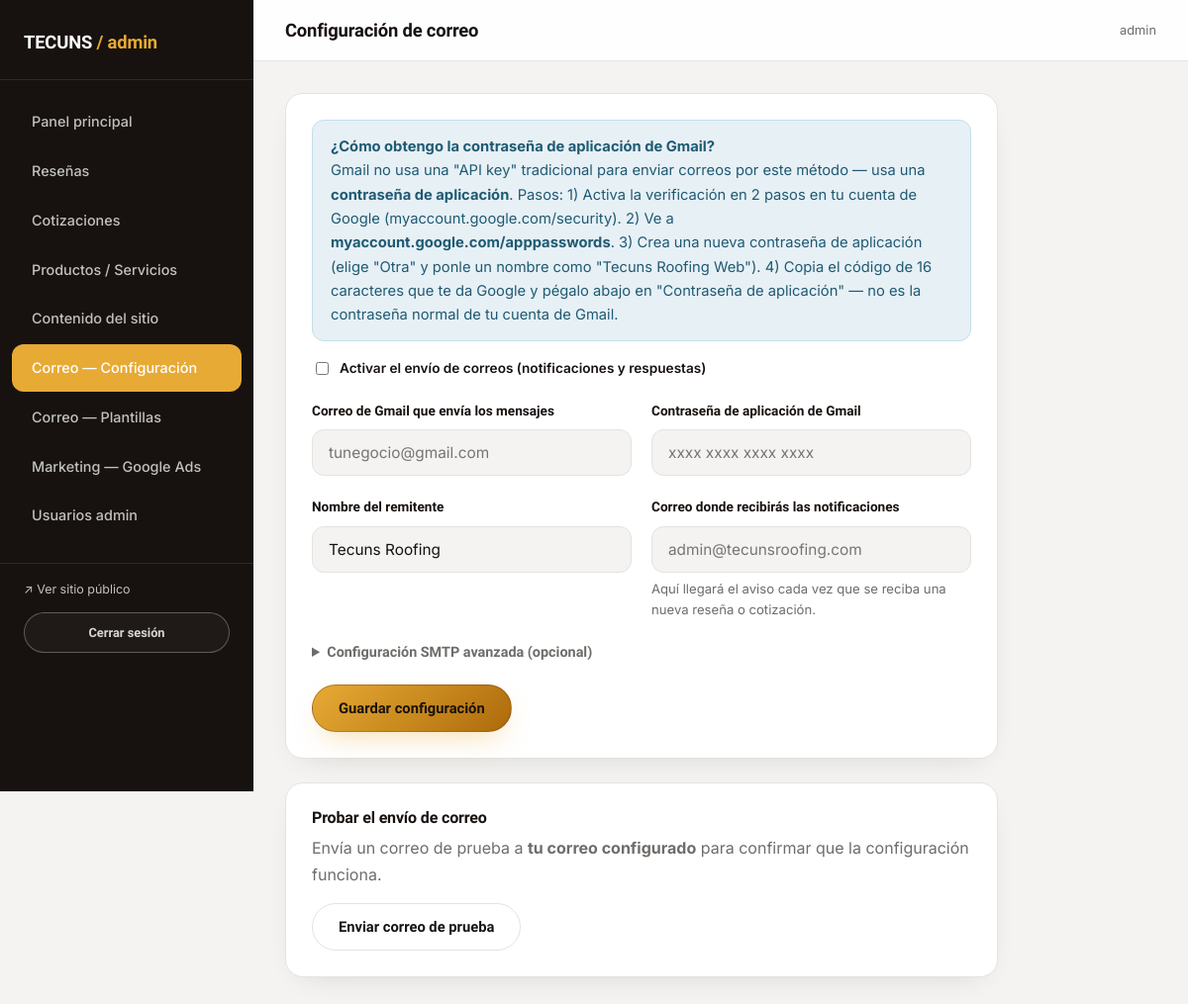
The page /admin/configuracion/correo (signed in) on the database as committed earlier.
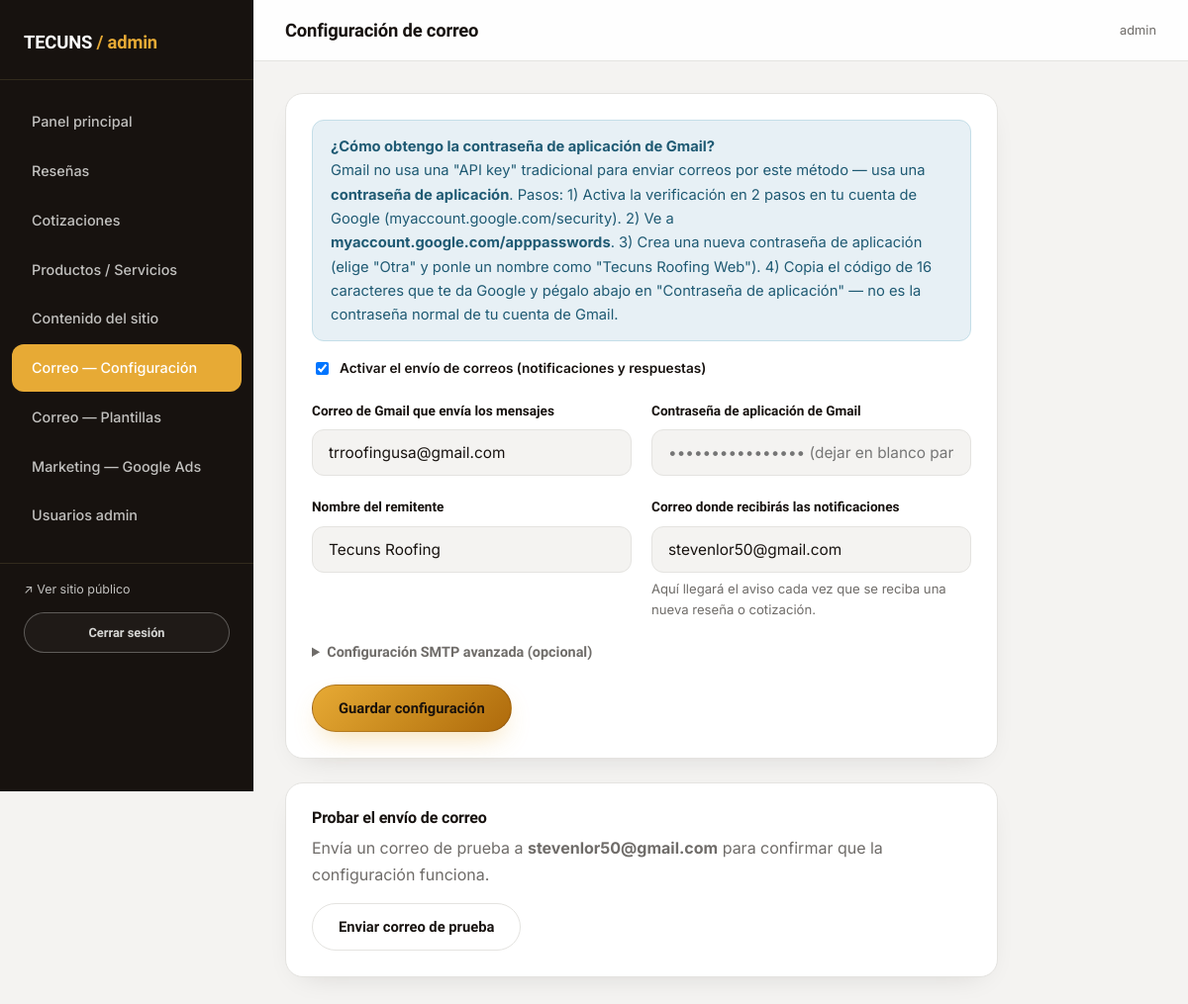
The same page on the database as committed later.
### models.py (models this page shows)
class EmailSettings(db.Model):
    __tablename__ = "email_settings"
    id = db.Column(db.Integer, primary_key=True)
    enabled = db.Column(db.Boolean, default=False)
    smtp_host = db.Column(db.String(120), default="smtp.gmail.com")
    smtp_port = db.Column(db.Integer, default=587)
    smtp_email = db.Column(db.String(150))
    smtp_app_password = db.Column(db.String(255))
    sender_name = db.Column(db.String(150), default="Tecuns Roofing")
    notify_email = db.Column(db.String(150))  # where admin notifications are sent
    updated_at = db.Column(db.DateTime, default=datetime.utcnow, onupdate=datetime.utcnow)

### admin_routes.py (the view, shortened to what this page needs)
@admin_bp.route("/configuracion/correo", methods=["GET", "POST"])
@login_required
def config_correo():
    settings = EmailSettings.query.first()
    if not settings:
        settings = EmailSettings(smtp_host="smtp.gmail.com", smtp_port=587)
        db.session.add(settings)
        db.session.commit()
    return render_template("admin/config_correo.html", settings=settings)

### translations.py (called while the page is built)
def set_language():
    lang = request.cookies.get("lang")
    if lang not in SUPPORTED:
        lang = detect_lang()
    g.lang = lang

def detect_lang():
    accept = request.headers.get("Accept-Language", "")
    primary = accept.split(",")[0].strip().lower()
    code = primary.split(";")[0].split("-")[0].strip()
    return EN if code == EN else DEFAULT

def localize(obj, fields):
    lang = getattr(g, "lang", DEFAULT)
    if lang == DEFAULT or not obj:
        return obj
    texts = [getattr(obj, f) for f in fields
             if getattr(obj, f, None) and isinstance(getattr(obj, f), str)]
    mapping = translate_mapping(texts, lang)
    return Localized(obj, fields, mapping)

def localize_service(service):
    return localize(service, list(SERVICE_FIELDS))

### templates/admin/config_correo.html (shortened to what this page needs)
{% extends "admin/base_admin.html" %}
{% block page_title %}Configuración de correo{% endblock %}
{% block admin_content %}
<div class="card-panel" style="max-width:720px;">
  <div class="alert alert-info">
    <strong>¿Cómo obtengo la contraseña de aplicación de Gmail?</strong><br>
    Gmail no usa una "API key" tradicional para enviar correos por este método — usa una
    <strong>contraseña de aplicación</strong>. Pasos: 1) Activa la verificación en 2 pasos en tu cuenta de Google
    (myaccount.google.com/security). 2) Ve a <strong>myaccount.google.com/apppasswords</strong>. 3) Crea una nueva
    contraseña de aplicación (elige "Otra" y ponle un nombre como "Tecuns Roofing Web"). 4) Copia el código de 16
    caracteres que te da Google y pégalo abajo en "Contraseña de aplicación" — no es la contraseña normal de tu
    cuenta de Gmail.
  </div>
  <form method="POST" action="{{ url_for('admin.config_correo') }}">
    <div class="form-row">
      <label style="display:flex; align-items:center; gap:8px; text-transform:none; font-family:var(--font-body);">
        <input type="checkbox" name="enabled" style="width:auto;" {% if settings.enabled %}checked{% endif %}>
        Activar el envío de correos (notificaciones y respuestas)
      </label>
    </div>
    <div class="form-grid-2">
      <div class="form-row">
        <label for="smtp_email">Correo de Gmail que envía los mensajes</label>
        <input type="text" id="smtp_email" name="smtp_email" value="{{ settings.smtp_email or '' }}" placeholder="tunegocio@gmail.com">
      </div>
      <div class="form-row">
        <label for="smtp_app_password">Contraseña de aplicación de Gmail</label>
        <input type="password" id="smtp_app_password" name="smtp_app_password" placeholder="{% if settings.smtp_app_password %}•••••••••••••••• (dejar en blanco para no cambiar){% else %}xxxx xxxx xxxx xxxx{% endif %}">
      </div>
    </div>
    <div class="form-grid-2">
      <div class="form-row">
        <label for="sender_name">Nombre del remitente</label>
        <input type="text" id="sender_name" name="sender_name" value="{{ settings.sender_name or 'Tecuns Roofing' }}">
      </div>
      <div class="form-row">
        <label for="notify_email">Correo donde recibirás las notificaciones</label>
        <input type="text" id="notify_email" name="notify_email" value="{{ settings.notify_email or '' }}" placeholder="admin@tecunsroofing.com">
        <p class="hint mb-0">Aquí llegará el aviso cada vez que se reciba una nueva reseña o cotización.</p>
      </div>
    </div>
    <details style="margin-bottom:20px;">
      <summary style="cursor:pointer; font-family:var(--font-display); font-weight:600; font-size:.9rem; color:var(--steel);">Configuración SMTP avanzada (opcional)</summary>
    </details>
    <button type="submit" class="btn btn-rust">Guardar configuración</button>
  </form>
</div>
<div class="card-panel" style="max-width:720px;">
  <h3 style="text-transform:none; font-size:1rem;">Probar el envío de correo</h3>
  <p class="text-steel">Envía un correo de prueba a <strong>{{ settings.notify_email or settings.smtp_email or 'tu correo configurado' }}</strong> para confirmar que la configuración funciona.</p>
  <form method="POST" action="{{ url_for('admin.config_correo_probar') }}">
    <button type="submit" class="btn btn-outline-dark">Enviar correo de prueba</button>
  </form>
</div>
{% endblock %}

Rows that differ between the two databases and show on the page:
changed EmailSettings "Tecuns Roofing": enabled "☐" → "☑"; smtp_email (not shown) → "trroofingusa@gmail.com"; notify_email (not shown) → "stevenlor50@gmail.com"; notify_email "tu correo configurado" → "stevenlor50@gmail.com"
